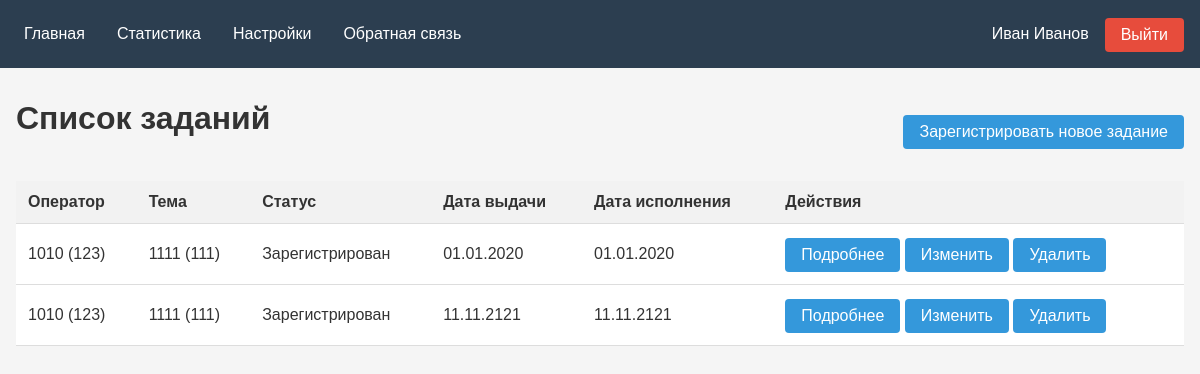
Before: /tasker/task/ with the older database file.
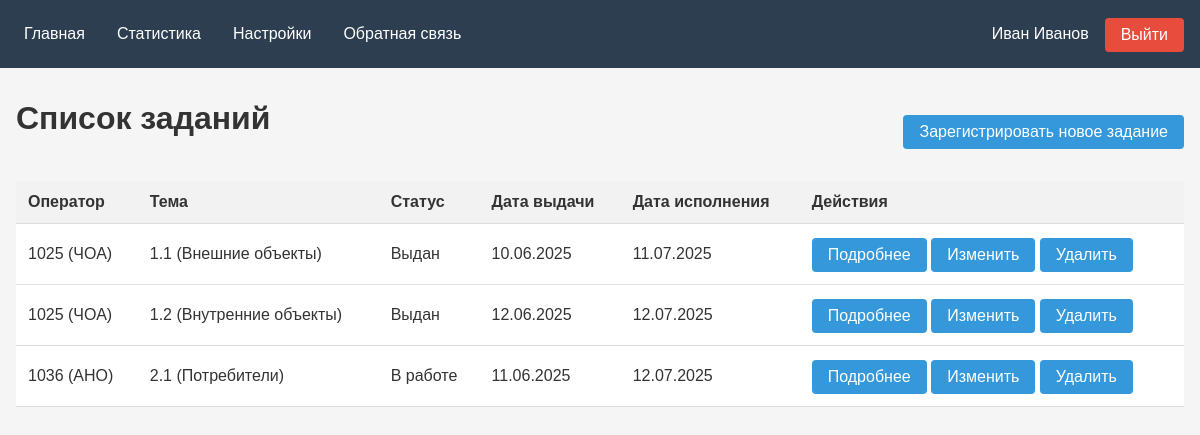
After: the same page with the newer database file.
### tasker/models.py (models this page shows, shortened)
class Tasks(models.Model):
    user = models.ForeignKey(Users, on_delete=models.PROTECT)
    subject = models.ForeignKey(TaskSubjects, on_delete=models.PROTECT)
    status = models.ForeignKey(TaskStatus, on_delete=models.PROTECT, default=get_default_status)
    start_date = models.DateField()
    end_date = models.DateField()
    persons = models.ManyToManyField(Persons)
    accounts = models.ManyToManyField(InternetAccounts)
    emails = models.ManyToManyField(Emails)
    phoneNumbers = models.ManyToManyField(PhoneNumbers)

class Users(models.Model):
    user_number = models.IntegerField()
    abbreviation = models.CharField()
    def __str__(self):
        return f"{self.user_number} ({self.abbreviation})"

class TaskSubjects(models.Model):
    name = models.CharField()
    synonym = models.CharField()
    def __str__(self):
        return f"{self.synonym} ({self.name})"

class TaskStatus(models.Model):
    status = models.CharField()
    def __str__(self):
        return self.status

### tasker/myviews/tasks.py (the view)
# urls.py: path("", tasks.list, name='list'),
def list(request):
    tasks = Tasks.objects.all()
    return render(request, 'index.html', {'tasks': tasks})

### tasker/templates/index.html (shortened to what this page needs)
{% extends "menu.html" %}
{% block content %}
<div class="header-container">
    <h1 >Список заданий</h1>
    <a href="add" class="details-btn">Зарегистрировать новое задание</a>
</div>
{% if tasks.count > 0 %}
<table>
    <thead>
        <tr>
            <th>Оператор</th>
            <th>Тема</th>
            <th>Статус</th>
            <th>Дата выдачи</th>
            <th>Дата исполнения</th>
            <th>Действия</th>
        </tr>
    </thead>
    <tbody>
    {% for task in tasks %}
        <tr>
            <td>{{ task.user }}</td>
            <td>{{ task.subject }}</td>
            <td>{{ task.status }}</td>
            <td>{{ task.start_date|date:"d.m.Y" }}</td>
            <td>{{ task.end_date|date:"d.m.Y" }}</td>
            <td>
                <a href="{{task.id}}" class="details-btn">Подробнее</a>
                <a href="{{task.id}}/edit" class="details-btn">Изменить</a>
                <a href="{{task.id}}/delete" class="details-btn">Удалить</a>
            </td>
        </tr>
    {% endfor %}
    </tbody>
</table>
{% else %}
    <h2>Список заданий пуст</h2>
{% endif %}
{% endblock content %}

### tasker/templates/menu.html (shortened to what this page needs)
<!DOCTYPE html>
{% load static %}
<html lang="ru">
<head>
    <link rel="stylesheet" href="{% static 'css/styles.css' %}" />
</head>
<body>
    <nav>
        <div class="nav-left">
            <a href="/tasker" class="{% if active_tab == 'index' %}active{% endif %}">Главная</a>
            <a href="/tasker/stats" class="{% if active_tab == 'stats' %}active{% endif %}">Статистика</a>
            <a href="/tasker/settings" class="{% if active_tab == 'settings' %}active{% endif %}">Настройки</a>
            <a href="/tasker/feedback" class="{% if active_tab == 'feedback' %}active{% endif %}">Обратная связь</a>
        </div>
        <div class="nav-right">
            <span class="user-info">Иван Иванов</span>
            <button class="logout-btn">Выйти</button>
        </div>
    </nav>
    <div class="container">
        {% block content%}Контент{% endblock content %}
    </div>
</body>
</html>

### tasker/static/css/styles.css (style rules this page uses)
* { margin: 0; padding: 0; box-sizing: border-box; font-family: Arial, sans-serif; }
body { background-color: #f5f5f5; color: #333; }
nav { background: #2c3e50; display: flex; justify-content: space-between; padding: 1rem; }
.nav-left, .nav-right { display: flex; align-items: center; }
nav a { color: white; text-decoration: none; margin-right: 1rem; padding: 0.5rem; }
.user-info { color: white; margin-right: 1rem; }
.logout-btn { background: #e74c3c; color: white; border: none; padding: 0.5rem 1rem; border-radius: 4px; cursor: pointer; }
.container { max-width: 1200px; margin: 2rem auto; padding: 0 1rem; }
.header-container { display: flex; justify-content: space-between; align-items: center; margin-bottom: 20px; }
h1 { margin-bottom: 1.5rem; }
table { width: 100%; border-collapse: collapse; background: white; }
th, td { padding: 0.75rem; text-align: left; border-bottom: 1px solid #ddd; }
th { background: #f2f2f2; }
button, .details-btn, .back-btn { background: #3498db; color: white; border: none; padding: 0.5rem 1rem; margin-top: 2px; border-radius: 4px; cursor: pointer; text-decoration: none; display: inline-block; font-family: inherit; font-size: inherit; }

Changed rows visible on the page:
removed Tasks: user "1010 (123)", subject "1111 (111)", status "Зарегистрирован", start_date "01.01.2020", end_date "01.01.2020"
removed Tasks: user "1010 (123)", subject "1111 (111)", status "Зарегистрирован", start_date "11.11.2121", end_date "11.11.2121"
added Tasks: user "1025 (ЧОА)", subject "1.1 (Внешние объекты)", status "Выдан", start_date "10.06.2025", end_date "11.07.2025"
added Tasks: user "1025 (ЧОА)", subject "1.2 (Внутренние объекты)", status "Выдан", start_date "12.06.2025", end_date "12.07.2025"
added Tasks: user "1036 (АНО)", subject "2.1 (Потребители)", status "В работе", start_date "11.06.2025", end_date "12.07.2025"
